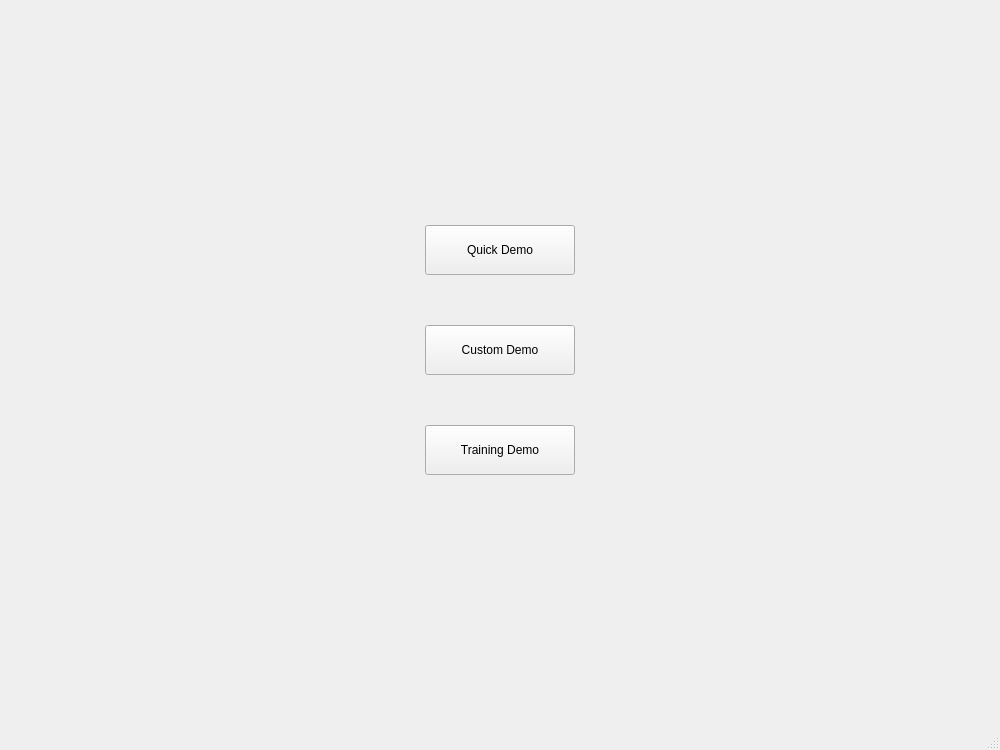
<?xml version="1.0" encoding="UTF-8"?>
<ui version="4.0">
 <class>OPC_Demo</class>
 <widget class="QMainWindow" name="OPC_Demo">
  <property name="geometry">
   <rect>
    <x>0</x>
    <y>0</y>
    <width>1000</width>
    <height>750</height>
   </rect>
  </property>
  <property name="windowTitle">
   <string>MainWindow</string>
  </property>
  <widget class="QWidget" name="centralwidget">
   <widget class="QStackedWidget" name="stackedWidget">
    <property name="geometry">
     <rect>
      <x>25</x>
      <y>25</y>
      <width>950</width>
      <height>650</height>
     </rect>
    </property>
    <property name="autoFillBackground">
     <bool>false</bool>
    </property>
    <property name="frameShape">
     <enum>QFrame::NoFrame</enum>
    </property>
    <widget class="QWidget" name="start_page">
     <widget class="QPushButton" name="quick_demo_btn">
      <property name="geometry">
       <rect>
        <x>400</x>
        <y>200</y>
        <width>150</width>
        <height>50</height>
       </rect>
      </property>
      <property name="text">
       <string>Quick Demo</string>
      </property>
     </widget>
     <widget class="QPushButton" name="custom_demo_btn">
      <property name="geometry">
       <rect>
        <x>400</x>
        <y>300</y>
        <width>150</width>
        <height>50</height>
       </rect>
      </property>
      <property name="text">
       <string>Custom Demo</string>
      </property>
     </widget>
     <widget class="QPushButton" name="training_demo_btn">
      <property name="geometry">
       <rect>
        <x>400</x>
        <y>400</y>
        <width>150</width>
        <height>50</height>
       </rect>
      </property>
      <property name="text">
       <string>Training Demo</string>
      </property>
     </widget>
    </widget>
    <widget class="QWidget" name="quick_demo"/>
    <widget class="QWidget" name="custom_demo"/>
    <widget class="QWidget" name="training_page">
     <widget class="QGraphicsView" name="graphicsView">
      <property name="geometry">
       <rect>
        <x>155</x>
        <y>10</y>
        <width>640</width>
        <height>480</height>
       </rect>
      </property>
     </widget>
     <widget class="QLabel" name="label">
      <property name="geometry">
       <rect>
        <x>270</x>
        <y>540</y>
        <width>205</width>
        <height>25</height>
       </rect>
      </property>
      <property name="text">
       <string>0 = Background/False Positive</string>
      </property>
     </widget>
     <widget class="QLabel" name="label_2">
      <property name="geometry">
       <rect>
        <x>270</x>
        <y>570</y>
        <width>205</width>
        <height>25</height>
       </rect>
      </property>
      <property name="text">
       <string>1 = Human</string>
      </property>
     </widget>
     <widget class="QLabel" name="label_3">
      <property name="geometry">
       <rect>
        <x>270</x>
        <y>600</y>
        <width>205</width>
        <height>25</height>
       </rect>
      </property>
      <property name="text">
       <string>2 = Cattle/Livestock</string>
      </property>
     </widget>
     <widget class="QLabel" name="label_4">
      <property name="geometry">
       <rect>
        <x>580</x>
        <y>540</y>
        <width>205</width>
        <height>25</height>
       </rect>
      </property>
      <property name="text">
       <string>3 = Rhino</string>
      </property>
     </widget>
     <widget class="QLabel" name="label_5">
      <property name="geometry">
       <rect>
        <x>580</x>
        <y>570</y>
        <width>205</width>
        <height>25</height>
       </rect>
      </property>
      <property name="text">
       <string>4 = Elephant</string>
      </property>
     </widget>
     <widget class="QLabel" name="label_6">
      <property name="geometry">
       <rect>
        <x>580</x>
        <y>600</y>
        <width>205</width>
        <height>25</height>
       </rect>
      </property>
      <property name="text">
       <string>5 = Giraff</string>
      </property>
     </widget>
     <widget class="QLabel" name="label_7">
      <property name="geometry">
       <rect>
        <x>210</x>
        <y>500</y>
        <width>551</width>
        <height>31</height>
       </rect>
      </property>
      <property name="text">
       <string>Hit the number associated with your guess for the currently highlighted object...</string>
      </property>
     </widget>
    </widget>
   </widget>
  </widget>
  <widget class="QMenuBar" name="menubar">
   <property name="geometry">
    <rect>
     <x>0</x>
     <y>0</y>
     <width>1000</width>
     <height>25</height>
    </rect>
   </property>
  </widget>
  <widget class="QStatusBar" name="statusbar"/>
 </widget>
 <resources/>
 <connections/>
</ui>
